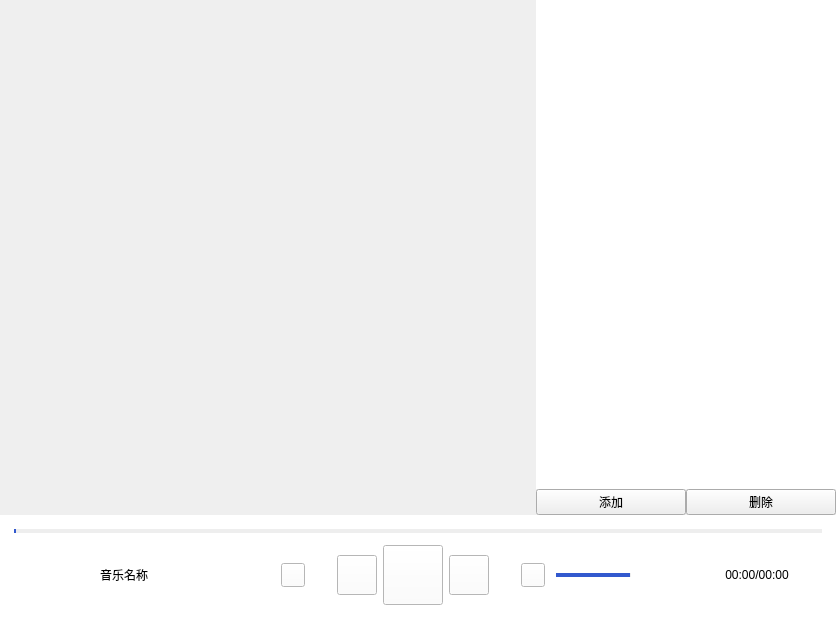
<?xml version="1.0" encoding="UTF-8"?>
<ui version="4.0">
 <class>MainWindow</class>
 <widget class="QMainWindow" name="MainWindow">
  <property name="geometry">
   <rect>
    <x>0</x>
    <y>0</y>
    <width>836</width>
    <height>617</height>
   </rect>
  </property>
  <property name="sizePolicy">
   <sizepolicy hsizetype="Preferred" vsizetype="Preferred">
    <horstretch>0</horstretch>
    <verstretch>0</verstretch>
   </sizepolicy>
  </property>
  <property name="windowTitle">
   <string>MainWindow</string>
  </property>
  <property name="styleSheet">
   <string notr="true"/>
  </property>
  <widget class="QWidget" name="centralwidget">
   <property name="styleSheet">
    <string notr="true">font: 12pt &quot;幼圆&quot;;
</string>
   </property>
   <layout class="QGridLayout" name="gridLayout_3">
    <property name="leftMargin">
     <number>0</number>
    </property>
    <property name="topMargin">
     <number>0</number>
    </property>
    <property name="rightMargin">
     <number>0</number>
    </property>
    <property name="bottomMargin">
     <number>0</number>
    </property>
    <property name="spacing">
     <number>0</number>
    </property>
    <item row="3" column="0" colspan="3">
     <widget class="QWidget" name="widgetControl" native="true">
      <property name="styleSheet">
       <string notr="true">background:rgb(255, 255, 255);</string>
      </property>
      <layout class="QGridLayout" name="gridLayout">
       <property name="sizeConstraint">
        <enum>QLayout::SetDefaultConstraint</enum>
       </property>
       <property name="leftMargin">
        <number>9</number>
       </property>
       <property name="bottomMargin">
        <number>12</number>
       </property>
       <item row="1" column="5">
        <widget class="QPushButton" name="btnPause">
         <property name="enabled">
          <bool>true</bool>
         </property>
         <property name="sizePolicy">
          <sizepolicy hsizetype="Fixed" vsizetype="Fixed">
           <horstretch>0</horstretch>
           <verstretch>0</verstretch>
          </sizepolicy>
         </property>
         <property name="minimumSize">
          <size>
           <width>60</width>
           <height>60</height>
          </size>
         </property>
         <property name="maximumSize">
          <size>
           <width>60</width>
           <height>60</height>
          </size>
         </property>
         <property name="accessibleName">
          <string/>
         </property>
         <property name="accessibleDescription">
          <string/>
         </property>
         <property name="styleSheet">
          <string notr="true">QPushButton{border-image:url(:/res/start.png)}</string>
         </property>
         <property name="text">
          <string/>
         </property>
         <property name="checkable">
          <bool>false</bool>
         </property>
         <property name="autoRepeat">
          <bool>false</bool>
         </property>
         <property name="autoExclusive">
          <bool>false</bool>
         </property>
        </widget>
       </item>
       <item row="1" column="4">
        <widget class="QPushButton" name="btnLastMusic">
         <property name="sizePolicy">
          <sizepolicy hsizetype="Fixed" vsizetype="Fixed">
           <horstretch>0</horstretch>
           <verstretch>0</verstretch>
          </sizepolicy>
         </property>
         <property name="maximumSize">
          <size>
           <width>40</width>
           <height>40</height>
          </size>
         </property>
         <property name="styleSheet">
          <string notr="true">QPushButton{border-image:url(:/res/last.png)};</string>
         </property>
         <property name="text">
          <string/>
         </property>
        </widget>
       </item>
       <item row="1" column="0">
        <widget class="QLabel" name="labelMusicName">
         <property name="sizePolicy">
          <sizepolicy hsizetype="Fixed" vsizetype="Fixed">
           <horstretch>0</horstretch>
           <verstretch>0</verstretch>
          </sizepolicy>
         </property>
         <property name="minimumSize">
          <size>
           <width>230</width>
           <height>50</height>
          </size>
         </property>
         <property name="maximumSize">
          <size>
           <width>230</width>
           <height>120</height>
          </size>
         </property>
         <property name="layoutDirection">
          <enum>Qt::LeftToRight</enum>
         </property>
         <property name="frameShadow">
          <enum>QFrame::Plain</enum>
         </property>
         <property name="text">
          <string>音乐名称</string>
         </property>
         <property name="textFormat">
          <enum>Qt::AutoText</enum>
         </property>
         <property name="alignment">
          <set>Qt::AlignCenter</set>
         </property>
        </widget>
       </item>
       <item row="1" column="2">
        <widget class="QPushButton" name="btnPlayMod">
         <property name="sizePolicy">
          <sizepolicy hsizetype="Fixed" vsizetype="Fixed">
           <horstretch>0</horstretch>
           <verstretch>0</verstretch>
          </sizepolicy>
         </property>
         <property name="maximumSize">
          <size>
           <width>24</width>
           <height>24</height>
          </size>
         </property>
         <property name="styleSheet">
          <string notr="true">QPushButton{border-image:url(:/res/loop.png)}</string>
         </property>
         <property name="text">
          <string/>
         </property>
        </widget>
       </item>
       <item row="1" column="10">
        <spacer name="horizontalSpacer_2">
         <property name="orientation">
          <enum>Qt::Horizontal</enum>
         </property>
         <property name="sizeType">
          <enum>QSizePolicy::Preferred</enum>
         </property>
         <property name="sizeHint" stdset="0">
          <size>
           <width>40</width>
           <height>10</height>
          </size>
         </property>
        </spacer>
       </item>
       <item row="0" column="0" colspan="12">
        <widget class="MusicProgressBar" name="musicProgressBar">
         <property name="styleSheet">
          <string notr="true">QSlider{
border-color: #bcbcbc;
}
QSlider::groove:horizontal {                                
     border: 1px solid #999999;                             
     height: 2px;                                           
    margin: 0px 0;                                         
     left: 5px; right: 5px; 
 }

QSlider::handle:horizontal {                               
                                
     border-image:  url(:/res/circle.png);
     width: 16px;                                           
     margin: -7px -7px -7px -5px;                  
} 

QSlider::add-page:horizontal{
background: qlineargradient(spread:pad, x1:0, y1:1, x2:0, y2:0, stop:0 #eeeeee, stop:0.25 #eeeeee, stop:0.5 #eeeeee, stop:1 #eeeeee); 

}

QSlider::sub-page:horizontal{                               
 background: qlineargradient(spread:pad, x1:0, y1:1, x2:0, y2:0, stop:0 #3259ce, stop:0.25 #3259ce, stop:0.5 #3259ce, stop:1 #3259ce);                     
}</string>
         </property>
         <property name="orientation">
          <enum>Qt::Horizontal</enum>
         </property>
        </widget>
       </item>
       <item row="1" column="8">
        <widget class="QPushButton" name="btnVolume">
         <property name="maximumSize">
          <size>
           <width>24</width>
           <height>24</height>
          </size>
         </property>
         <property name="styleSheet">
          <string notr="true">QPushButton{border-image:url(:/res/volume.png)}</string>
         </property>
         <property name="text">
          <string/>
         </property>
        </widget>
       </item>
       <item row="1" column="6">
        <widget class="QPushButton" name="btnNextMusic">
         <property name="sizePolicy">
          <sizepolicy hsizetype="Fixed" vsizetype="Fixed">
           <horstretch>0</horstretch>
           <verstretch>0</verstretch>
          </sizepolicy>
         </property>
         <property name="maximumSize">
          <size>
           <width>40</width>
           <height>40</height>
          </size>
         </property>
         <property name="styleSheet">
          <string notr="true">QPushButton{border-image:url(:/res/next.png)};</string>
         </property>
         <property name="text">
          <string/>
         </property>
        </widget>
       </item>
       <item row="1" column="9">
        <widget class="QSlider" name="volumeSlider">
         <property name="sizePolicy">
          <sizepolicy hsizetype="Fixed" vsizetype="Fixed">
           <horstretch>0</horstretch>
           <verstretch>0</verstretch>
          </sizepolicy>
         </property>
         <property name="maximumSize">
          <size>
           <width>100</width>
           <height>22</height>
          </size>
         </property>
         <property name="styleSheet">
          <string notr="true">QSlider{
border-color: #bcbcbc;
}
QSlider::groove:horizontal {                                
     border: 1px solid #999999;                             
     height: 2px;                                           
    margin: 0px 0;                                         
     left: 5px; right: 5px; 
 }

QSlider::handle:horizontal {                               
                                
     border-image:  url(:/res/circle.png);
     width: 12px;                                           
     margin: -5px -5px -5px -5px;                  
} 

QSlider::add-page:horizontal{
background: qlineargradient(spread:pad, x1:0, y1:1, x2:0, y2:0, stop:0 #eeeeee, stop:0.25 #eeeeee, stop:0.5 #eeeeee, stop:1 #eeeeee); 

}

QSlider::sub-page:horizontal{                               
 background: qlineargradient(spread:pad, x1:0, y1:1, x2:0, y2:0, stop:0 #3259ce, stop:0.25 #3259ce, stop:0.5 #3259ce, stop:1 #3259ce);                     
}</string>
         </property>
         <property name="value">
          <number>99</number>
         </property>
         <property name="orientation">
          <enum>Qt::Horizontal</enum>
         </property>
        </widget>
       </item>
       <item row="1" column="11">
        <widget class="LableMusicTime" name="labelMusicTime">
         <property name="sizePolicy">
          <sizepolicy hsizetype="Maximum" vsizetype="Maximum">
           <horstretch>0</horstretch>
           <verstretch>0</verstretch>
          </sizepolicy>
         </property>
         <property name="minimumSize">
          <size>
           <width>140</width>
           <height>0</height>
          </size>
         </property>
         <property name="maximumSize">
          <size>
           <width>260</width>
           <height>80</height>
          </size>
         </property>
         <property name="text">
          <string>00:00/00:00</string>
         </property>
         <property name="alignment">
          <set>Qt::AlignCenter</set>
         </property>
        </widget>
       </item>
       <item row="1" column="1">
        <spacer name="horizontalSpacer_3">
         <property name="orientation">
          <enum>Qt::Horizontal</enum>
         </property>
         <property name="sizeType">
          <enum>QSizePolicy::Maximum</enum>
         </property>
         <property name="sizeHint" stdset="0">
          <size>
           <width>30</width>
           <height>20</height>
          </size>
         </property>
        </spacer>
       </item>
      </layout>
     </widget>
    </item>
    <item row="2" column="2">
     <widget class="QWidget" name="widgetMusicList" native="true">
      <property name="maximumSize">
       <size>
        <width>400</width>
        <height>16777215</height>
       </size>
      </property>
      <property name="styleSheet">
       <string notr="true"/>
      </property>
      <layout class="QGridLayout" name="gridLayout_2">
       <property name="leftMargin">
        <number>0</number>
       </property>
       <property name="topMargin">
        <number>0</number>
       </property>
       <property name="rightMargin">
        <number>0</number>
       </property>
       <property name="bottomMargin">
        <number>0</number>
       </property>
       <property name="spacing">
        <number>0</number>
       </property>
       <item row="0" column="1" colspan="2">
        <widget class="QListWidget" name="listWidget">
         <property name="enabled">
          <bool>true</bool>
         </property>
         <property name="minimumSize">
          <size>
           <width>300</width>
           <height>0</height>
          </size>
         </property>
         <property name="styleSheet">
          <string notr="true"/>
         </property>
         <property name="frameShape">
          <enum>QFrame::NoFrame</enum>
         </property>
         <property name="frameShadow">
          <enum>QFrame::Sunken</enum>
         </property>
        </widget>
       </item>
       <item row="1" column="2">
        <widget class="QPushButton" name="btnDeleteMusic">
         <property name="text">
          <string>删除</string>
         </property>
        </widget>
       </item>
       <item row="1" column="1">
        <widget class="QPushButton" name="btnAddMusic">
         <property name="styleSheet">
          <string notr="true"/>
         </property>
         <property name="text">
          <string>添加</string>
         </property>
        </widget>
       </item>
      </layout>
     </widget>
    </item>
    <item row="2" column="0" colspan="2">
     <widget class="QLabel" name="label">
      <property name="text">
       <string/>
      </property>
     </widget>
    </item>
   </layout>
  </widget>
 </widget>
 <customwidgets>
  <customwidget>
   <class>MusicProgressBar</class>
   <extends>QSlider</extends>
   <header>musicprogressbar.h</header>
  </customwidget>
  <customwidget>
   <class>LableMusicTime</class>
   <extends>QLabel</extends>
   <header>lablemusictime.h</header>
  </customwidget>
 </customwidgets>
 <resources/>
 <connections/>
</ui>
